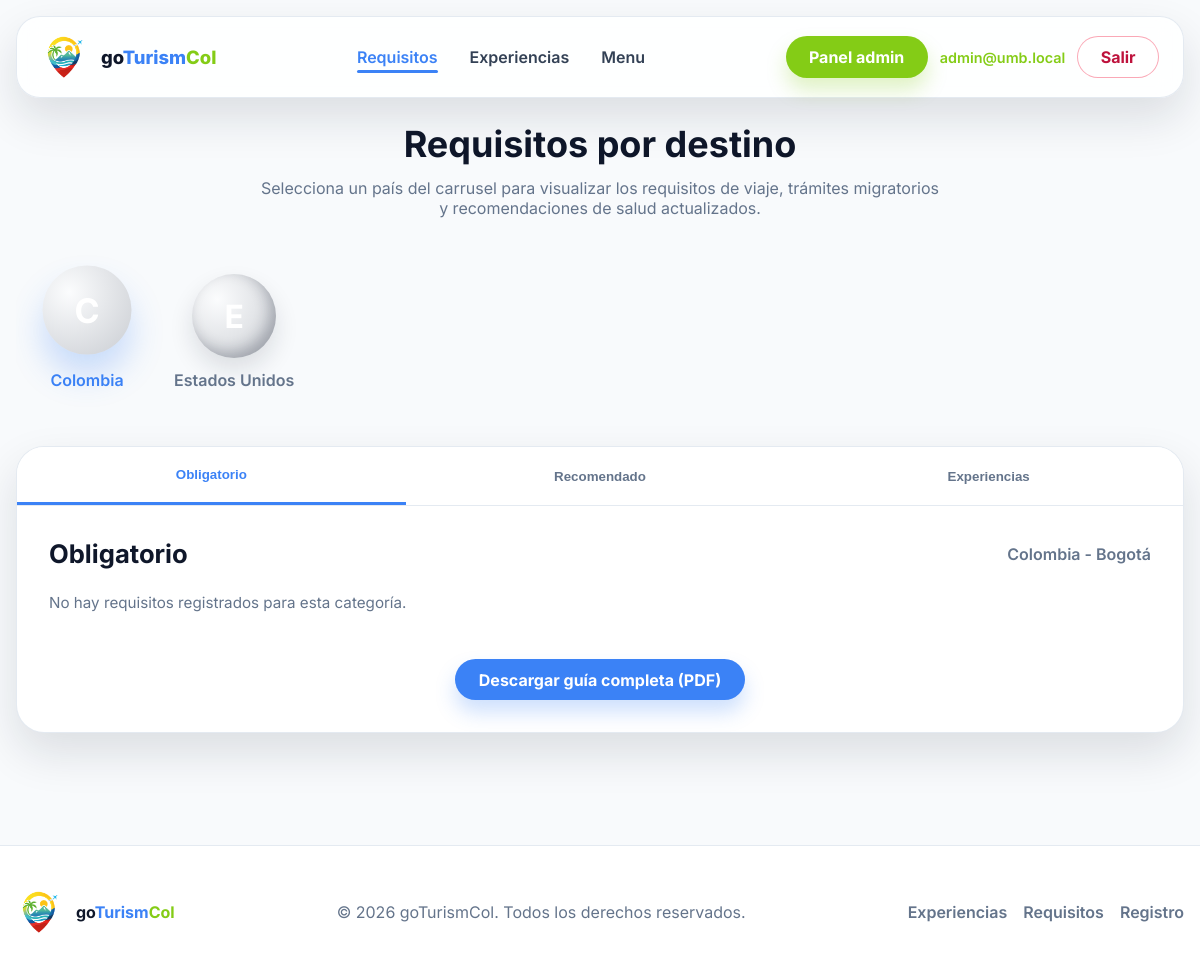
The app's page /public/requisitos.php (signed in) with its own data.
### tables this page shows
CREATE TABLE IF NOT EXISTS destino (
  id_destino INT AUTO_INCREMENT PRIMARY KEY,
  pais VARCHAR(120) NOT NULL,
  ciudad VARCHAR(120) NULL,
  descripcion_general TEXT NULL,
  bandera_path VARCHAR(255) NULL,
  estado ENUM('activo','inactivo') NOT NULL DEFAULT 'activo'
);

### app/core/helpers.php (called while the page is built, shortened)
<?php
function e(string $s) : string { return htmlspecialchars($s, ENT_QUOTES, 'UTF-8'); }
function config(string $key, $default=null) {
  static $cfg = null;
  if (!$cfg) $cfg = require __DIR__ . '/config.php';
  $parts = explode('.', $key);
  $val = $cfg;
  foreach ($parts as $p) {
    $val = $val[$p];
  }
  return $val;
}
function base_url(string $path='') : string {
  $base = rtrim(config('app.base_url', ''), '/');
  $path = ltrim($path, '/');
  return $path ? $base . '/' . $path : $base;
}
function asset_url(string $path='') : string {
  $trimmed = ltrim($path, '/');
  $public_root = realpath(__DIR__ . '/../../public');
  $full_path = $public_root ? $public_root . '/' . $trimmed : null;
  $version = ($full_path && is_file($full_path)) ? filemtime($full_path) : null;
  $url = base_url($trimmed);
  if ($version) {
    $url .= (strpos($url, '?') === false ? '?v=' : '&v=') . $version;
  }
  return $url;
}

### app/core/config.php (called while the page is built)
<?php
return [
  'db' => [
    'host' => '127.0.0.1',
    'name' => 'umb_viajes',
    'user' => 'root',
    'pass' => '',
    'charset' => 'utf8mb4',
  ],
  'app' => [
    'base_url' => 'http://localhost/goTurismcol/public',
    'app_name' => 'goTurismCol',
  ],
  'security' => [
    'session_name' => 'UMB_VIAJES_SESS',
  ]
];

### public/requisitos.php (the view, shortened to what this page needs)
<?php
require_once __DIR__ . '/../app/core/helpers.php';
$pdo = db();
$destinos = $pdo->query("SELECT id_destino, pais, ciudad, bandera_path FROM destino WHERE estado='activo' ORDER BY pais, ciudad")->fetchAll();
$destino_id = isset($_GET['destino']) ? (int)$_GET['destino'] : 0;
if (!$destino_id && $destinos) {
  $destino_id = (int)$destinos[0]['id_destino'];
}
$destino = null;
if ($destino_id) {
  $stmt = $pdo->prepare("SELECT * FROM destino WHERE id_destino=? AND estado='activo'");
  $stmt->execute([$destino_id]);
  $destino = $stmt->fetch();
}
function tipo_label(string $tipo): string {
  $map = [
    'obligatorio' => 'Obligatorio',
    'recomendado' => 'Recomendado',
    'informacion' => 'Información gral.',
  ];
  return $map[$tipo] ?? 'Información gral.';
}
$grouped = [
  'obligatorio' => [],
  'recomendado' => [],
];
?>
<!doctype html>
<html lang="es">
<head>
  <link href="<?= e(asset_url('assets/css/app.css')) ?>" rel="stylesheet">
</head>
<body>
<?php include __DIR__ . '/../app/views/partials/nav.php'; ?>
<main class="requirements-page">
  <section class="requirements-hero">
    <h1>Requisitos por destino</h1>
    <p>Selecciona un país del carrusel para visualizar los requisitos de viaje, trámites migratorios y recomendaciones de salud actualizados.</p>
  </section>
  <section class="flag-carousel">
    <?php if (!$destinos): ?>
      <p class="helper-text">No hay destinos activos para mostrar.</p>
    <?php else: ?>
      <div class="flag-track">
        <?php foreach ($destinos as $d): ?>
          <?php $is_active = $destino_id === (int)$d['id_destino']; ?>
          <a class="flag-item <?= $is_active ? 'is-active' : '' ?>" href="<?= e(base_url('requisitos.php?destino=' . (int)$d['id_destino'])) ?>">
            <span class="flag-sphere">
              <?php if (!empty($d['bandera_path'])): ?>
                <img src="<?= e(asset_url($d['bandera_path'])) ?>" alt="Bandera de <?= e($d['pais']) ?>">
              <?php else: ?>
                <span class="flag-fallback"><?= e(substr($d['pais'], 0, 1)) ?></span>
              <?php endif; ?>
            </span>
            <span class="flag-label"><?= e($d['pais']) ?></span>
          </a>
        <?php endforeach; ?>
      </div>
    <?php endif; ?>
  </section>
  <section class="requirements-card">
    <?php if (!$destino): ?>
      <p class="helper-text">Seleccione un destino para ver los requisitos disponibles.</p>
    <?php else: ?>
      <div class="requirements-tabs">
        <?php foreach (['obligatorio', 'recomendado', 'experiencias'] as $idx => $key): ?>
          <button class="tab-btn <?= $idx === 0 ? 'is-active' : '' ?>" data-tab="<?= e($key) ?>">
            <?= $key === 'experiencias' ? 'Experiencias' : e(tipo_label($key)) ?>
          </button>
        <?php endforeach; ?>
      </div>
      <div class="requirements-content">
        <?php foreach ($grouped as $key => $items): ?>
          <div class="tab-panel <?= $key === 'obligatorio' ? 'is-active' : '' ?>" data-panel="<?= e($key) ?>">
            <div class="panel-head">
              <h2><?= e(tipo_label($key)) ?></h2>
              <?php if ($destino): ?>
                <span><?= e($destino['pais'] . ($destino['ciudad'] ? ' - ' . $destino['ciudad'] : '')) ?></span>
              <?php endif; ?>
            </div>
            <?php if (!$items): ?>
              <p class="helper-text">No hay requisitos registrados para esta categoría.</p>
            <?php endif; ?>
          </div>
        <?php endforeach; ?>
      </div>
      <div class="requirements-footer">
        <a class="btn btn-primary" href="<?= e(base_url('requisitos_pdf.php?destino=' . (int)$destino_id)) ?>">Descargar guía completa (PDF)</a>
      </div>
    <?php endif; ?>
  </section>
</main>
<?php include __DIR__ . '/../app/views/partials/footer.php'; ?>
</body>
</html>

### public/assets/css/app.css (style rules this page uses)
:root { --primary: #3b82f6; --primary-dark: #2563eb; --secondary: #84cc16; --secondary-dark: #65a30d; --background: #f8fafc; --text: #0f172a; --muted: #64748b; --card: #ffffff; --radius: 24px; --shadow: 0 20px 45px rgba(15, 23, 42, 0.12); }
* { box-sizing: border-box; }
body { margin: 0; font-family: 'Inter', 'Segoe UI', sans-serif; color: var(--text); background: var(--background); }
a { text-decoration: none; color: inherit; }
.btn { display: inline-flex; align-items: center; justify-content: center; gap: 0.5rem; padding: 0.6rem 1.4rem; border-radius: 999px; font-weight: 700; border: 1px solid transparent; transition: transform 0.2s ease, box-shadow 0.2s ease, background 0.2s ease; }
.btn-primary { background: var(--primary); color: #ffffff; box-shadow: 0 12px 20px rgba(59, 130, 246, 0.25); }
.helper-text { margin-top: 1rem; color: var(--muted); font-size: 0.95rem; }
.requirements-page { max-width: 1200px; margin: 0 auto; padding: 2.5rem 1rem 4rem; display: flex; flex-direction: column; gap: 2rem; }
.requirements-hero { text-align: center; }
.requirements-hero h1 { font-size: clamp(2.2rem, 3vw, 2.8rem); margin: 0 0 0.75rem; }
.requirements-hero p { margin: 0 auto; max-width: 680px; color: var(--muted); }
.flag-carousel { position: relative; }
.flag-track { display: flex; gap: 2rem; overflow-x: auto; padding: 1.5rem 1rem; scroll-behavior: smooth; }
.flag-item { display: flex; flex-direction: column; align-items: center; gap: 0.75rem; min-width: 110px; color: var(--muted); font-weight: 600; }
.flag-item.is-active { color: var(--primary); }
.flag-sphere { width: 84px; height: 84px; border-radius: 999px; overflow: hidden; display: grid; place-items: center; background: radial-gradient(circle at 30% 30%, rgba(255, 255, 255, 0.45), rgba(15, 23, 42, 0.2)); box-shadow: inset -6px -6px 14px rgba(15, 23, 42, 0.25), 0 12px 24px rgba(15, 23, 42, 0.12); transition: transform 0.3s ease, box-shadow 0.3s ease; }
.flag-item:hover .flag-sphere, .flag-item.is-active .flag-sphere { transform: translateY(-6px) scale(1.06); box-shadow: 0 20px 30px rgba(59, 130, 246, 0.25); }
.flag-fallback { font-size: 2rem; font-weight: 700; color: #ffffff; }
.requirements-card { background: var(--card); border-radius: 28px; border: 1px solid rgba(226, 232, 240, 0.9); box-shadow: var(--shadow); overflow: hidden; }
.requirements-tabs { display: grid; grid-template-columns: repeat(3, minmax(0, 1fr)); border-bottom: 1px solid rgba(226, 232, 240, 0.9); background: #ffffff; }
.tab-btn { padding: 1.25rem 1rem; font-weight: 700; border: none; background: transparent; color: var(--muted); cursor: pointer; }
.tab-btn.is-active { color: var(--primary); border-bottom: 3px solid var(--primary); }
.requirements-content { padding: 2rem; }
.tab-panel { display: none; }
.tab-panel.is-active { display: block; }
.panel-head { display: flex; align-items: center; justify-content: space-between; gap: 1rem; margin-bottom: 1.5rem; }
.panel-head h2 { margin: 0; font-size: 1.6rem; }
.panel-head span { color: var(--muted); font-weight: 600; }
.requirements-footer { padding: 0 2rem 2rem; display: flex; justify-content: center; }

### records on screen
destino: pais "C", pais "Colombia", pais+ciudad "Colombia - Bogotá"
destino: pais "E", pais "Estados Unidos"

### other values on screen
$u['correo'] "admin@umb.local"
tipo_label($key) "Obligatorio"
tipo_label($key) "Recomendado"
config('app.app_name') "goTurismCol"
